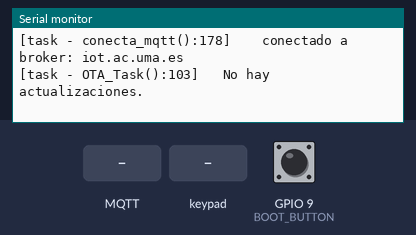
Recording of a sketch running on a simulated ESP32-C3. Shown: the last lines printed to the serial monitor. Inputs (shaded band) come from the test bench; at power-on: GPIO 9 (BOOT_BUTTON) HIGH. WiFi joins after 1.5 s; servers stay silent unless stated; no MQTT or app messages arrive unless stated.

Above: at 2.4 s.
2.5 s: GPIO 9 (BOOT_BUTTON) pulled LOW for 0.15 s
At 2.74 s:
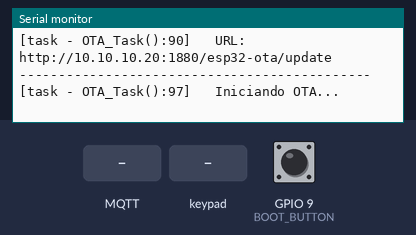
4.1 s: MQTT message "," arrives on the first subscribed topic
At 4.7 s:
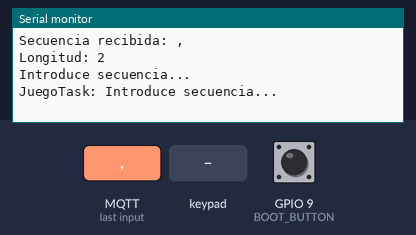
5.6 s: MQTT message "0" arrives on the first subscribed topic
At 6.0 s:
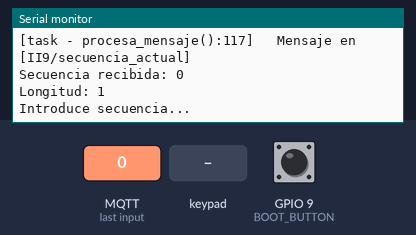
7.1 s: key '1' pressed
At 7.6 s:
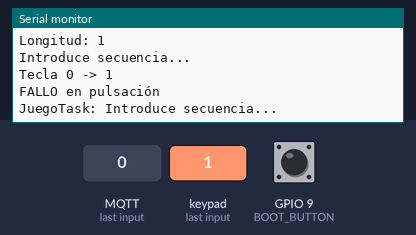
8.6 s: keypad keys 0 1 2 3 pressed 0.4 s apart
At 9.8 s:
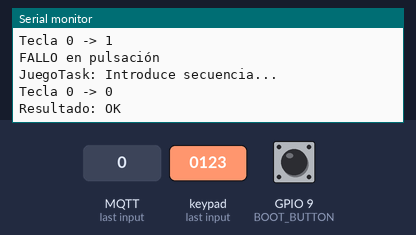
11.7 s: MQTT message "on" arrives on the first subscribed topic
At 12.7 s:
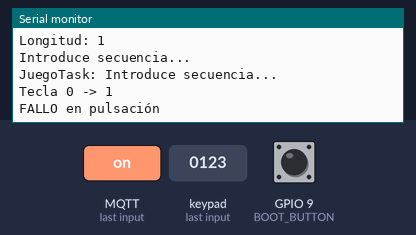

Measured:
- after the input at 2.5 s, the serial monitor: prints a new line after 0.06 s (image 1)
- after the input at 4.1 s, the serial monitor: prints a new line at once (image 2)
- after the input at 5.6 s, the serial monitor: prints a new line at once (image 3)
- after the input at 7.1 s, the serial monitor: prints a new line at once (image 4)
- after the input at 8.6 s, the serial monitor: prints a new line at once (image 5)
- after the input at 11.7 s, the serial monitor: prints a new line at once (image 6)

The sketch:

keypad-node.ino
```cpp
#include <WiFi.h>
#include <PubSubClient.h>
#include <Keypad.h>
#include <HTTPUpdate.h>
#include <HTTPClient.h>

// ---------------------- CONFIGURACIÓN OTA (NECESARIO) ----------------------
#define OTA_URL "http://10.10.10.20:1880/esp32-ota/update"
#define FW_BOARD_NAME ""
#define HTTP_OTA_VERSION strrchr(strrchr(__FILE__, '/') ? __FILE__ : "", '/') ? strrchr(__FILE__, '/') + 1 : strrchr(__FILE__, '\\') + 1

#define RGB_BUILTIN 15

#define DEBUG_STRING "["+String(pcTaskGetName(NULL))+" - "+String(__FUNCTION__)+"():"+String(__LINE__)+"]   "

// --- NUEVO  ---
#define BOOT_BUTTON 9                 // Botón BOOT ESP32-C3
#define OTA_INTERVAL_MS 600000        // 10 minutos

// ---------------------- VARIABLES GLOBALES ----------------------
volatile bool sistemaOcupado = false;

const byte ROWS = 4;
const byte COLS = 4;

char keys[ROWS][COLS] = {
  {'1','2','3','A'},
  {'4','5','6','B'},
  {'7','8','9','C'},
  {'*','0','#','D'}
};

byte rowPins[ROWS] = { 4,5,6,7 };
byte colPins[COLS] = { 0,1,2,3 };

Keypad keypad = Keypad(makeKeymap(keys), rowPins, colPins, ROWS, COLS);

#define MAX_SEQ 20
int receivedSequence[MAX_SEQ];
int userSequence[MAX_SEQ];
int seqLength = 0;
int inputIndex = 0;
bool sequenceReceived = false;

bool capturandoUsuario = false;
String usuarioActual = "";

// WiFi / MQTT
WiFiClient wClient;
PubSubClient mqtt_client(wClient);

const String ssid = "infind";
const String password = "1518wifi";
const String mqtt_server = "iot.ac.uma.es";
const String mqtt_user = "II9";
const String mqtt_pass = "xLNxhmOm";

String ID_PLACA;
String topic_RESULTADO;
String topic_SUSCRIPCION;
String topic_SECUENCIA;
String topic_USUARIO;
String topic_ACTUALIZACION; // ahora la inicializamos antes de usarla
String topic_PULSACION;

// FreeRTOS Handles
TaskHandle_t juegoTaskHandle;
TaskHandle_t usuarioTaskHandle;

// ---------------------- FUNCIONES OTA (NECESARIO) ----------------------
void inicio_OTA(){ Serial.println(DEBUG_STRING+"Nuevo Firmware encontrado. Actualizando..."); }
void final_OTA() { Serial.println(DEBUG_STRING+"Fin OTA. Reiniciando..."); }
void error_OTA(int e){ Serial.println(DEBUG_STRING+"ERROR OTA: "+String(e)+" "+httpUpdate.getLastErrorString()); }
void progreso_OTA(int x, int todo)
{
  int progreso=(int)((x*100)/todo);
  if(progreso % 10 == 0) {
    Serial.println(DEBUG_STRING+"Progreso: "+String(progreso)+"% - "+String(x/1024)+"K de "+String(todo/1024)+"K");
  }
}


//--------------NECESARIO OTA----------------------------------------------
void OTA_Task(void* param) {
  WiFiClient otaClient;
  otaClient.setTimeout(15000); // 15 segundos
    Serial.println( "---------------------------------------------" );
  Serial.print  ( DEBUG_STRING+"MAC de la placa: "); Serial.println(WiFi.macAddress());
  Serial.println( DEBUG_STRING+"Comprobando actualización:" );
  Serial.println( DEBUG_STRING+"URL: "+OTA_URL );
  Serial.println( "---------------------------------------------" );
  httpUpdate.onStart(inicio_OTA);
  httpUpdate.onProgress(progreso_OTA);
  httpUpdate.onEnd(final_OTA);
  httpUpdate.onError(error_OTA);

  Serial.println(DEBUG_STRING+"Iniciando OTA...");
  t_httpUpdate_return res = httpUpdate.update(otaClient, OTA_URL, HTTP_OTA_VERSION);

  if(res == HTTP_UPDATE_OK) {
    Serial.println(DEBUG_STRING+"OTA completada con éxito.");
  } else if(res == HTTP_UPDATE_NO_UPDATES) {
    Serial.println(DEBUG_STRING+"No hay actualizaciones.");
  } else {
    Serial.println(DEBUG_STRING+"HTTP update failed: Error ("+String(httpUpdate.getLastError())+"): "+httpUpdate.getLastErrorString());
  }

  vTaskDelete(NULL); // eliminar tarea OTA cuando termine
}
//--------------------------------------------------------------------------


// ---------------------- CALLBACK MQTT ----------------------
void procesa_mensaje(char* topic, byte* payload, unsigned int length) {
  String mensaje="";
  for(int i=0; i<length; i++) mensaje += (char)payload[i];
  Serial.println(DEBUG_STRING+"Mensaje en ["+ String(topic) +"]");

  if(String(topic)==topic_SECUENCIA) {
    Serial.println("Secuencia recibida: " + mensaje);
    sistemaOcupado = true;
    seqLength = 0;
    inputIndex = 0;
    sequenceReceived = true;
    int start = 0;
    for (int i = 0; i <= mensaje.length(); i++) {
      if (mensaje[i] == ',' || i == mensaje.length()) {
        receivedSequence[seqLength++] = mensaje.substring(start, i).toInt();
        start = i + 1;
      }
    }
    Serial.print("Longitud: "); Serial.println(seqLength);
    Serial.println("Introduce secuencia...");
    xTaskNotifyGive(juegoTaskHandle);
  }
}

// ---------------------- CONEXIÓN WiFi ----------------------
void conecta_wifi() {
  Serial.println(DEBUG_STRING+"Connecting to " + ssid);

  WiFi.mode(WIFI_STA);
  WiFi.begin(ssid, password);

  while (WiFi.status() != WL_CONNECTED) {
    vTaskDelay(pdMS_TO_TICKS(100));
    Serial.print(".");
  }
  Serial.println();
  Serial.println(DEBUG_STRING+"WiFi connected, IP address: " + WiFi.localIP().toString());
}

// ---------------------- CONEXIÓN MQTT (MEJORADA)

String mqttStateToString(int state) {
  switch(state) {
    case -4: return "MQTT_CONNECTION_TIMEOUT (-4)";
    case -3: return "MQTT_CONNECTION_LOST (-3)";
    case -2: return "MQTT_CONNECT_FAILED (-2)";
    case -1: return "MQTT_DISCONNECTED (-1)";
    case 0: return "MQTT_CONNECTED (0)";
    case 1: return "MQTT_CONNECT_BAD_PROTOCOL (1)";
    case 2: return "MQTT_CONNECT_BAD_CLIENT_ID (2)";
    case 3: return "MQTT_CONNECT_UNAVAILABLE (3)";
    case 4: return "MQTT_CONNECT_BAD_CREDENTIALS (4)";
    case 5: return "MQTT_CONNECT_UNAUTHORIZED (5)";
    default: return "MQTT_STATE_UNKNOWN (" + String(state) + ")";
  }
}

void conecta_mqtt() {
  // Loop until we're reconnected
  while (!mqtt_client.connected()) {
    Serial.println(DEBUG_STRING+"Attempting MQTT connection...");
    // Attempt to connect
    if (mqtt_client.connect(ID_PLACA.c_str(), mqtt_user.c_str(), mqtt_pass.c_str(),"II9/HA/ESP32C3/online",1,true,"false")) {
      mqtt_client.publish("II9/HA/ESP32C3/online", "true");
      Serial.println(DEBUG_STRING+" conectado a broker: " + mqtt_server);
      mqtt_client.subscribe(topic_SECUENCIA.c_str());
      mqtt_client.subscribe(topic_USUARIO.c_str());
    } else {
      Serial.println(DEBUG_STRING+"ERROR:"+ String(mqtt_client.state()) +" reintento en 5s" );
      // Wait 5 seconds before retrying
      vTaskDelay(pdMS_TO_TICKS(5000));
    }
  }
}

// ---------------------- TAREAS ----------------------
void taskMQTTService(void *pvParameters) {
  // ID y topics se inicializan aquí (antes de conectar)
  ID_PLACA = String(WiFi.getHostname());

  topic_RESULTADO = "II9/comparacion";
  topic_SUSCRIPCION = "infind/"+ ID_PLACA +"/recepcion";
  topic_SECUENCIA = "II9/secuencia_actual";
  topic_USUARIO = "II9/usuario";
  topic_ACTUALIZACION = "II9/actualizacion"; // <-- inicializado
  topic_PULSACION = "II9/pulsacion";

  Serial.println(DEBUG_STRING+"Identificador placa : "+ ID_PLACA);
  Serial.println(DEBUG_STRING+"Topics -> secuencia: " + topic_SECUENCIA + " actualizacion: " + topic_ACTUALIZACION);

  mqtt_client.setServer(mqtt_server.c_str(), 1883);
  mqtt_client.setBufferSize(512);
  mqtt_client.setCallback(procesa_mensaje);

  conecta_mqtt();

  while(true) {
    if (!mqtt_client.connected()) {
      Serial.println(DEBUG_STRING + "MQTT desconectado en loop, reintentando conecta_mqtt()...");
      conecta_mqtt();
    }
    mqtt_client.loop();
    vTaskDelay(pdMS_TO_TICKS(10));
  }
}

void JuegoTask(void* param) {
  for (;;) {
    // Espera a que llegue una nueva secuencia
    ulTaskNotifyTake(pdTRUE, portMAX_DELAY);

    Serial.println("JuegoTask: Introduce secuencia...");
    inputIndex = 0;
    bool fallo = false;

    while (inputIndex < seqLength) {
      char key = keypad.getKey();

      if (key) {
        // Solo aceptar dígitos
        if (key < '0' || key > '9') {
          Serial.println("Tecla inválida");
          continue;
        }

        int valor = key - '0';
        Serial.printf("Tecla %d -> %d\n", inputIndex, valor);
        mqtt_client.publish(topic_PULSACION.c_str(), String(valor-1).c_str());

        // COMPARACIÓN INMEDIATA
        if (valor != receivedSequence[inputIndex]) {
          Serial.println("FALLO en pulsación");
          mqtt_client.publish(topic_RESULTADO.c_str(), "FAIL");

          sistemaOcupado = false;
          fallo = true;
          break;  // salir inmediatamente
        }

        inputIndex++;
      }

      vTaskDelay(pdMS_TO_TICKS(10));
    }

    // Si terminó toda la secuencia sin fallos
    if (!fallo && inputIndex == seqLength) {
      mqtt_client.publish(topic_RESULTADO.c_str(), "OK");
      Serial.println("Resultado: OK");
      sistemaOcupado = false;
    }

    vTaskDelay(pdMS_TO_TICKS(20));
  }
}

// ---------------------- NUEVA TAREA: BOTÓN + OTA PERIÓDICA (NECESARIO OTA) ----------------------
void OTATriggerTask(void *param) {
  unsigned long lastCheck = millis();

  for (;;) {
    // --- OTA POR BOTÓN BOOT ---
    if (digitalRead(BOOT_BUTTON) == LOW) {
      Serial.println(DEBUG_STRING + String("OTA manual por botón BOOT"));
      xTaskCreate(OTA_Task, "OTA Task Button", 8192, NULL, 5, NULL);
      vTaskDelay(pdMS_TO_TICKS(500)); // evita rebotes
    }

    // --- OTA PERIÓDICA ---
    if (millis() - lastCheck > OTA_INTERVAL_MS) {
      lastCheck = millis();
      Serial.println(DEBUG_STRING + String("OTA periódica programada"));
      xTaskCreate(OTA_Task, "OTA Task Timer", 8192, NULL, 5, NULL);
    }

    vTaskDelay(pdMS_TO_TICKS(100));
  }
}

// ---------------------- SETUP ----------------------
void setup() {
  Serial.begin(115200);
  Serial.println();
  Serial.println(DEBUG_STRING+"Fuente: "+String(__FILE__));

  conecta_wifi();

  //NECESARIO OTA
  pinMode(BOOT_BUTTON, INPUT_PULLUP);   // <--- NUEVO

  // TAREA OTA INICIAL
  xTaskCreate(OTA_Task, "OTA Task", 8192, NULL, 5, NULL);

  // TAREAS PRINCIPALES
  xTaskCreate(taskMQTTService, "MQTT Service", 8192, NULL, 2, NULL);
  xTaskCreate(JuegoTask,"JuegoTask",4096,NULL,1,&juegoTaskHandle);

  // NUEVA TAREA DE MONITORIZACIÓN (NECESARIO OTA)
  xTaskCreate(OTATriggerTask, "OTATriggerTask", 4096, NULL, 2, NULL);

  Serial.println(DEBUG_STRING+"Sistema arrancado.");
  vTaskDelete(NULL);
}

void loop() {}
```
